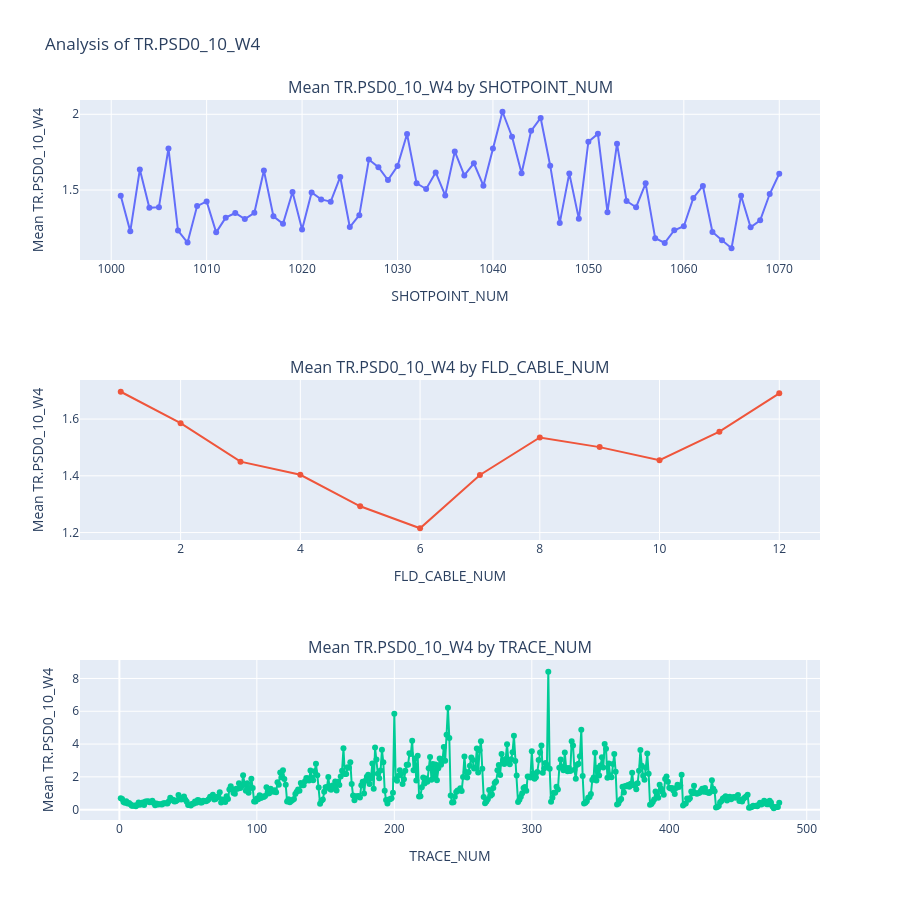

The code cell stored with this chart in its notebook:
### Code cell
from plotly.subplots import make_subplots


def calc_avg_by_group(df, attribute):
    import plotly.express as px
    import plotly.graph_objects as go
    
    # Group by the three variables and calculate mean
    df_grouped = df.groupby(['SHOTPOINT_NUM', 'FLD_CABLE_NUM', 'TRACE_NUM'], as_index=False)[attribute].mean()
    
    # Create subplots for each group variable
    fig = make_subplots(
        rows=3, cols=1,
        subplot_titles=(f'Mean {attribute} by SHOTPOINT_NUM', 
                       f'Mean {attribute} by FLD_CABLE_NUM',
                       f'Mean {attribute} by TRACE_NUM')
    )
    
    # Plot 1: by SHOTPOINT_NUM
    sp_avg = df_grouped.groupby('SHOTPOINT_NUM')[attribute].mean()
    fig.add_trace(
        go.Scatter(x=sp_avg.index, y=sp_avg.values, mode='lines+markers', name='SHOTPOINT_NUM'),
        row=1, col=1
    )
    
    # Plot 2: by FLD_CABLE_NUM
    fc_avg = df_grouped.groupby('FLD_CABLE_NUM')[attribute].mean()
    fig.add_trace(
        go.Scatter(x=fc_avg.index, y=fc_avg.values, mode='lines+markers', name='FLD_CABLE_NUM'),
        row=2, col=1
    )
    
    # Plot 3: by TRACE_NUM
    tn_avg = df_grouped.groupby('TRACE_NUM')[attribute].mean()
    fig.add_trace(
        go.Scatter(x=tn_avg.index, y=tn_avg.values, mode='lines+markers', name='TRACE_NUM'),
        row=3, col=1
    )
    
    fig.update_yaxes(title_text=f'Mean {attribute}', row=1, col=1)
    fig.update_yaxes(title_text=f'Mean {attribute}', row=2, col=1)
    fig.update_yaxes(title_text=f'Mean {attribute}', row=3, col=1)
    fig.update_xaxes(title_text='SHOTPOINT_NUM', row=1, col=1)
    fig.update_xaxes(title_text='FLD_CABLE_NUM', row=2, col=1)
    fig.update_xaxes(title_text='TRACE_NUM', row=3, col=1)
    
    fig.update_layout(height=900, showlegend=False, title_text=f'Analysis of {attribute}')
    return fig

calc_avg_by_group(muestra_noisy, attribute='TR.PSD0_10_W4')

### Figure 1 — Plotly figure (JSON) as saved in the notebook; plotly's stock layout.template omitted (floating-point values rounded to 4 significant figures; data arrays with more than 128 entries replaced by an {"elided": "..."} marker saying what was removed)
{"data": [{"mode": "lines+markers", "name": "SHOTPOINT_NUM", "type": "scatter", "x": [1001, 1002, 1003, 1004, 1005, 1006, 1007, 1008, 1009, 1010, 1011, 1012, 1013, 1014, 1015, 1016, 1017, 1018, 1019, 1020, 1021, 1022, 1023, 1024, 1025, 1026, 1027, 1028, 1029, 1030, 1031, 1032, 1033, 1034, 1035, 1036, 1037, 1038, 1039, 1040, 1041, 1042, 1043, 1044, 1045, 1046, 1047, 1048, 1049, 1050, 1051, 1052, 1053, 1054, 1055, 1056, 1057, 1058, 1059, 1060, 1061, 1062, 1063, 1064, 1065, 1066, 1067, 1068, 1069, 1070], "xaxis": "x", "y": [1.462, 1.227, 1.636, 1.382, 1.387, 1.774, 1.233, 1.153, 1.394, 1.425, 1.221, 1.318, 1.348, 1.308, 1.349, 1.629, 1.326, 1.277, 1.487, 1.24, 1.484, 1.438, 1.423, 1.586, 1.256, 1.334, 1.701, 1.65, 1.566, 1.659, 1.87, 1.545, 1.507, 1.616, 1.465, 1.755, 1.597, 1.676, 1.529, 1.774, 2.017, 1.852, 1.61, 1.891, 1.976, 1.661, 1.283, 1.61, 1.31, 1.819, 1.871, 1.354, 1.806, 1.428, 1.387, 1.544, 1.182, 1.151, 1.235, 1.261, 1.447, 1.527, 1.223, 1.168, 1.116, 1.463, 1.254, 1.3, 1.474, 1.607], "yaxis": "y"}, {"mode": "lines+markers", "name": "FLD_CABLE_NUM", "type": "scatter", "x": [1, 2, 3, 4, 5, 6, 7, 8, 9, 10, 11, 12], "xaxis": "x2", "y": [1.696, 1.585, 1.45, 1.404, 1.293, 1.215, 1.403, 1.535, 1.501, 1.455, 1.556, 1.691], "yaxis": "y2"}, {"mode": "lines+markers", "name": "TRACE_NUM", "type": "scatter", "x": {"elided": "480 int values"}, "xaxis": "x3", "y": {"elided": "480 float values"}, "yaxis": "y3"}], "layout": {"annotations": [{"font": {"size": 16}, "showarrow": false, "text": "Mean TR.PSD0_10_W4 by SHOTPOINT_NUM", "x": 0.5, "xanchor": "center", "xref": "paper", "y": 1, "yanchor": "bottom", "yref": "paper"}, {"font": {"size": 16}, "showarrow": false, "text": "Mean TR.PSD0_10_W4 by FLD_CABLE_NUM", "x": 0.5, "xanchor": "center", "xref": "paper", "y": 0.6111, "yanchor": "bottom", "yref": "paper"}, {"font": {"size": 16}, "showarrow": false, "text": "Mean TR.PSD0_10_W4 by TRACE_NUM", "x": 0.5, "xanchor": "center", "xref": "paper", "y": 0.2222, "yanchor": "bottom", "yref": "paper"}], "height": 900, "showlegend": false, "title": {"text": "Analysis of TR.PSD0_10_W4"}, "xaxis": {"anchor": "y", "domain": [0, 1], "title": {"text": "SHOTPOINT_NUM"}}, "xaxis2": {"anchor": "y2", "domain": [0, 1], "title": {"text": "FLD_CABLE_NUM"}}, "xaxis3": {"anchor": "y3", "domain": [0, 1], "title": {"text": "TRACE_NUM"}}, "yaxis": {"anchor": "x", "domain": [0.7778, 1], "title": {"text": "Mean TR.PSD0_10_W4"}}, "yaxis2": {"anchor": "x2", "domain": [0.3889, 0.6111], "title": {"text": "Mean TR.PSD0_10_W4"}}, "yaxis3": {"anchor": "x3", "domain": [0, 0.2222], "title": {"text": "Mean TR.PSD0_10_W4"}}}}
